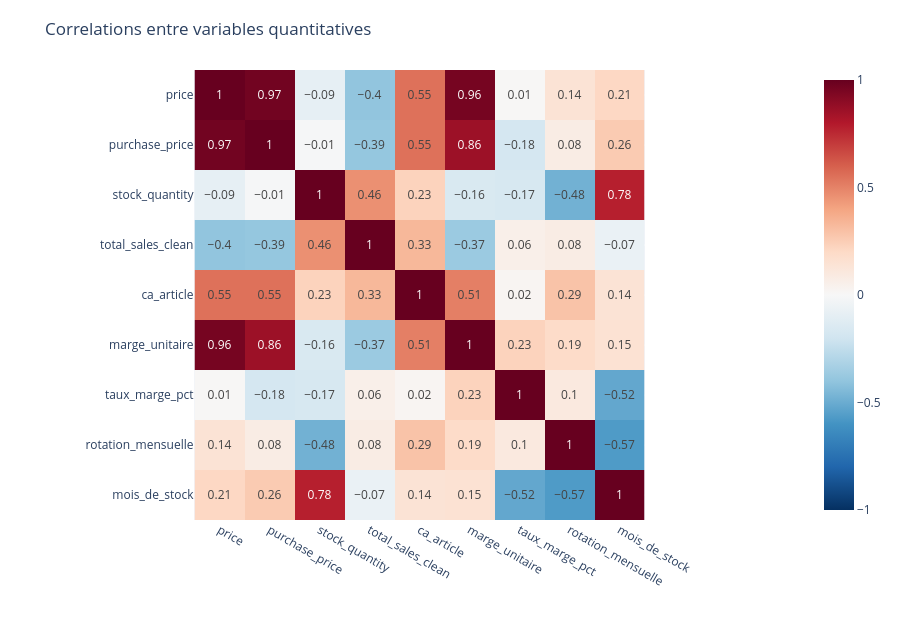

Notebook code for this chart:
### Markdown cell above
## Phase II.6 - Analyse multivariee : correlations entre donnees quantitatives

Objectif : mesurer les relations entre plusieurs variables quantitatives afin d'identifier les liens utiles a la decision metier.

Variables analysees : prix, prix d'achat, prix HT si disponible, stock, ventes, chiffre d'affaires, marge, taux de marge, rotation mensuelle et mois de stock.

Cette analyse permet de distinguer les relations attendues, comme le lien prix / prix d'achat, des signaux a investiguer, comme la relation entre stock, ventes et mois de stock.

### Code cell
# M08.6 - Phase II.6 : correlations entre donnees quantitatives
# Objectif : mesurer les relations entre prix, achat, stock, ventes, marge et rotation.

correlation_columns = [
    "price",
    "price_ht",
    "purchase_price",
    "stock_quantity",
    "total_sales_clean",
    "ca_article",
    "marge_unitaire",
    "taux_marge_pct",
    "rotation_mensuelle",
    "mois_de_stock",
]
available_correlation_columns = [column for column in correlation_columns if column in df_final.columns]
correlation_matrix = df_final[available_correlation_columns].corr(numeric_only=True).round(2)

print("=== Phase II.6 - Correlations quantitatives ===")
print(f"Colonnes retenues pour la correlation : {available_correlation_columns}")
display(correlation_matrix)

fig_correlation = px.imshow(
    correlation_matrix,
    text_auto=True,
    color_continuous_scale="RdBu_r",
    zmin=-1,
    zmax=1,
    title="Correlations entre variables quantitatives",
)
fig_correlation.update_layout(height=620, margin=dict(l=40, r=40, t=70, b=100))
fig_correlation.show()
fig_correlation.write_html(output_dataviz_dir / "correlations_quantitatives.html", include_plotlyjs="cdn")

### Figure 1 — Plotly figure (JSON) as saved in the notebook; plotly's stock layout.template omitted (floating-point values rounded to 4 significant figures)
{"data": [{"coloraxis": "coloraxis", "hovertemplate": "x: %{x}<br>y: %{y}<br>color: %{z}<extra></extra>", "name": "0", "texttemplate": "%{z}", "type": "heatmap", "x": ["price", "purchase_price", "stock_quantity", "total_sales_clean", "ca_article", "marge_unitaire", "taux_marge_pct", "rotation_mensuelle", "mois_de_stock"], "xaxis": "x", "y": ["price", "purchase_price", "stock_quantity", "total_sales_clean", "ca_article", "marge_unitaire", "taux_marge_pct", "rotation_mensuelle", "mois_de_stock"], "yaxis": "y", "z": [[1.0, 0.97, -0.09, -0.4, 0.55, 0.96, 0.01, 0.14, 0.21], [0.97, 1.0, -0.01, -0.39, 0.55, 0.86, -0.18, 0.08, 0.26], [-0.09, -0.01, 1.0, 0.46, 0.23, -0.16, -0.17, -0.48, 0.78], [-0.4, -0.39, 0.46, 1.0, 0.33, -0.37, 0.06, 0.08, -0.07], [0.55, 0.55, 0.23, 0.33, 1.0, 0.51, 0.02, 0.29, 0.14], [0.96, 0.86, -0.16, -0.37, 0.51, 1.0, 0.23, 0.19, 0.15], [0.01, -0.18, -0.17, 0.06, 0.02, 0.23, 1.0, 0.1, -0.52], [0.14, 0.08, -0.48, 0.08, 0.29, 0.19, 0.1, 1.0, -0.57], [0.21, 0.26, 0.78, -0.07, 0.14, 0.15, -0.52, -0.57, 1.0]]}], "layout": {"coloraxis": {"cmax": 1, "cmin": -1, "colorscale": [[0, "rgb(5,48,97)"], [0.1, "rgb(33,102,172)"], [0.2, "rgb(67,147,195)"], [0.3, "rgb(146,197,222)"], [0.4, "rgb(209,229,240)"], [0.5, "rgb(247,247,247)"], [0.6, "rgb(253,219,199)"], [0.7, "rgb(244,165,130)"], [0.8, "rgb(214,96,77)"], [0.9, "rgb(178,24,43)"], [1, "rgb(103,0,31)"]]}, "height": 620, "margin": {"b": 100, "l": 40, "r": 40, "t": 70}, "title": {"text": "Correlations entre variables quantitatives"}, "xaxis": {"anchor": "y", "constrain": "domain", "domain": [0, 1], "scaleanchor": "y"}, "yaxis": {"anchor": "x", "autorange": "reversed", "constrain": "domain", "domain": [0, 1]}}}
